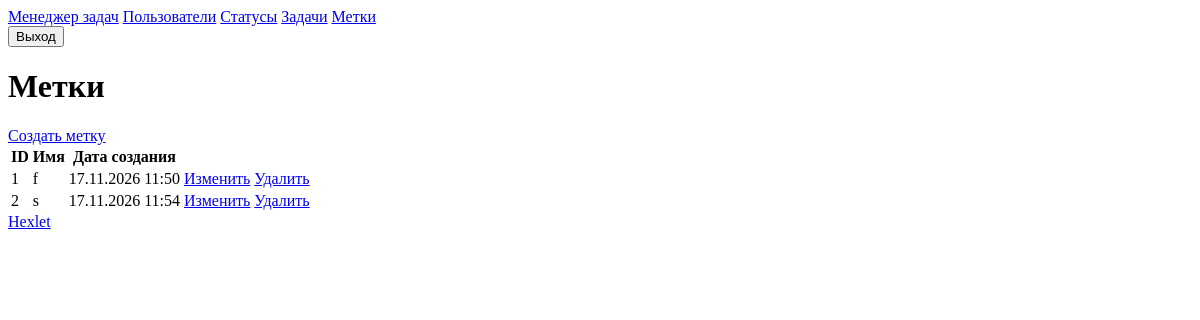
The page /labels/ (signed in) on the database as committed earlier.
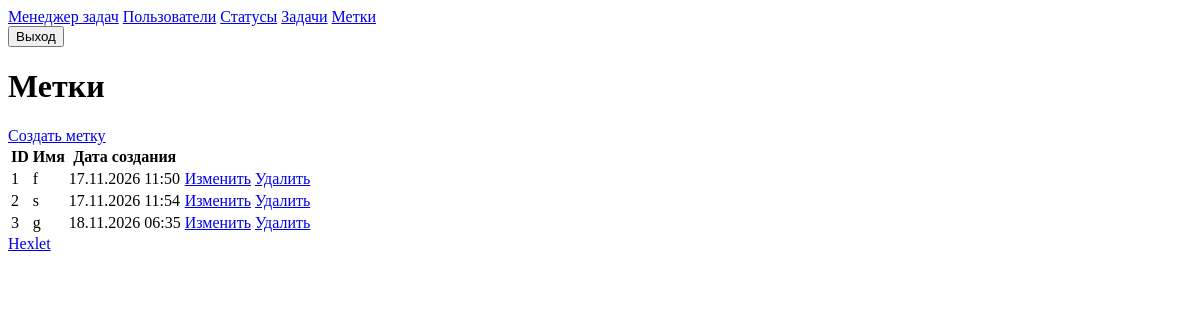
The same page on the database as committed later.
### task_manager/labels/models.py (models this page shows, shortened)
class Label(models.Model):
    name = models.CharField(max_length=255, unique=True)
    created_at = models.DateTimeField(auto_now_add=True)

### task_manager/labels/views.py (the view)
# urls.py: path('', views.LabelListView.as_view(), name='labels'),
class LabelListView(LoginRequiredMixin, ListView):
    model = Label
    template_name = 'labels/index.html'
    context_object_name = 'labels'

### task_manager/templates/labels/index.html
{% extends 'base.html' %}
{% block content %}
<h1 class="mb-6 text-3xl">Метки</h1>
<a href="{% url 'label_create' %}" class="mb-6 inline-block rounded bg-blue-600 px-5 py-2 text-white hover:bg-blue-700">Создать метку</a>
<table class="w-full text-left">
  <thead>
    <tr class="border-b">
      <th class="py-2">ID</th>
      <th>Имя</th>
      <th>Дата создания</th>
      <th></th>
    </tr>
  </thead>
  <tbody>
    {% for label in labels %}
    <tr class="border-b">
      <td class="py-2">{{ label.id }}</td>
      <td>{{ label.name }}</td>
      <td>{{ label.created_at|date:"d.m.Y H:i" }}</td>
      <td class="space-x-3">
        <a href="{% url 'label_update' label.pk %}" class="text-blue-600 hover:underline">Изменить</a>
        <a href="{% url 'label_delete' label.pk %}" class="text-blue-600 hover:underline">Удалить</a>
      </td>
    </tr>
    {% endfor %}
  </tbody>
</table>
{% endblock %}

Rows that differ between the two databases and show on the page:
added Label: id "3", name "g", created_at "18.11.2026 06:35"
